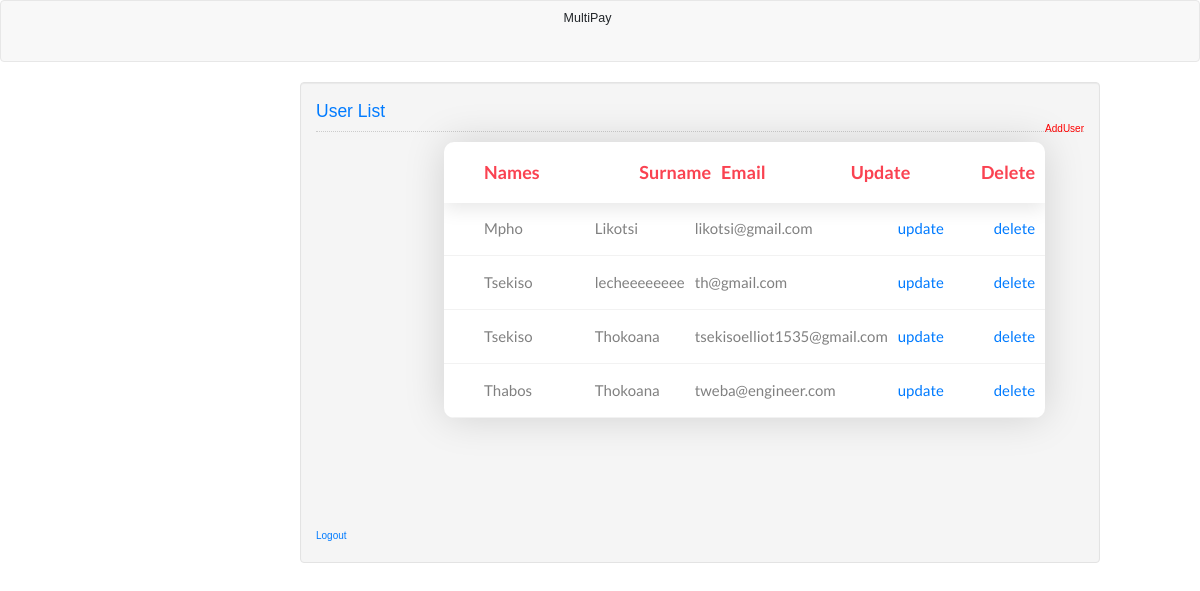
The page /viewUsers.php on the database its author committed.
### tables this page shows
CREATE TABLE `users` (
  `name` text NOT NULL,
  `lastname` text NOT NULL,
  `email` varchar(30) NOT NULL,
  `password` varchar(30) NOT NULL
);

### viewUsers.php (the view, shortened to what this page needs)
<?php
	require_once 'conn.php';
?>
<!DOCTYPE html>
<html lang="en">
	<head>
		<link rel="stylesheet" type="text/css" href="css/bootstrap.css"/>
        <link rel="stylesheet" type="text/css" href="vendor/bootstrap/css/bootstrap.min.css">
        <link rel="stylesheet" type="text/css" href="fonts/fonts/font-awesome-4.7.0/css/font-awesome.min.css">
        <link rel="stylesheet" type="text/css" href="vendor/animate/animate.css">
        <link rel="stylesheet" type="text/css" href="vendor/select2/select2.min.css">
        <link rel="stylesheet" type="text/css" href="vendor/perfect-scrollbar/perfect-scrollbar.css">
        <link rel="stylesheet" type="text/css" href="css/css/util.css">
	    <link rel="stylesheet" type="text/css" href="css/css/main.css">
	</head>
<body>
	<nav class="navbar navbar-default">
		<div class="container-fluid">
			<a class="navbar-brand" >MultiPay</a>
		</div>
	</nav>
	<div class="col-md-3"></div>
	<div class="col-md-8 well">
		<h3 class="text-primary">User List</h3>
        <a href="userForm.php" style="color:red; float:right; margin-bottom: 25px;">AddUser</a>
		<hr style="border-top:1px dotted #ccc;"/>
		<div class="col-md-2"></div>
        <div class="table100 ver2 m-b-110">
            <div class="table100-head">
                <table>
                    <thead>
                        <tr class="row100 head">
                            <th class="cell100 column1">Names</th>
                            <th class="cell100 column2">Surname</th>
                            <th class="cell100 column3">Email</th>
                            <th class="cell100 column3">Update</th>
                            <th class="cell100 column3">Delete</th>
                        </tr>
                    </thead>
                </table>
            </div>
            <div class="table100-body js-pscroll">
                <table>
                    <tbody>
                        <?php
                        try {
                            $conn->setAttribute(PDO::ATTR_ERRMODE, PDO::ERRMODE_EXCEPTION);
                            $stmt = $conn->query("SELECT * FROM users")->fetchAll();
                            foreach ($stmt as $row) {
                        ?>
                        <tr class="row100 body">
                            <td class="cell100 column1"><?php echo $row['name']; ?></td>
                            <td class="cell100 column2"><?php echo $row['lastname']; ?></td>
                            <td class="cell100 column3"><?php echo $row['email']; ?></td>
                            <td class="cell100 column3">
                                <a href="updateProfile.php?lastname=<?php echo $row['lastname']; ?>&email=<?php echo $row['email']; ?>&name=<?php echo $row['name']; ?>">update</a>
                            </td>
                            <td>
                                <a href="deleteUser.php?email=<?php echo $row['email']; ?>&name=<?php echo $row['name']; ?>">delete</a>
                            </td>
                        </tr>
                        <?php
							}
						}
						catch(PDOException $e){
							echo $e . "<br>" . $e->getMessage();
						}
					?>
                    </tbody>
                </table>
            </div>
        </div>
        <a href="logout.php">Logout</a>
    </div>
</body>
</html>

### css/css/main.css (style rules this page uses)
* { margin: 0px; padding: 0px; box-sizing: border-box; }
body, html { height: 100%; font-family: sans-serif; }
a { margin: 0px; transition: all 0.4s; -webkit-transition: all 0.4s; -o-transition: all 0.4s; -moz-transition: all 0.4s; }
h1,h2,h3,h4,h5,h6 { margin: 0px; }
.js-pscroll { position: relative; overflow: hidden; }
.table100 { background-color: #fff; }
table { width: 100%; }
th, td { font-weight: unset; padding-right: 10px; }
.column1 { width: 33%; padding-left: 40px; }
.column2 { width: 13%; }
.column3 { width: 22%; }
.table100-head th { padding-top: 18px; padding-bottom: 18px; }
.table100-body td { padding-top: 16px; padding-bottom: 16px; }
.table100 { position: relative; padding-top: 60px; }
.table100-head { position: absolute; width: 100%; top: 0; left: 0; }
.table100-body { max-height: 585px; overflow: auto; }
.table100.ver2 .table100-head { box-shadow: 0 5px 20px 0px rgba(0, 0, 0, 0.1); -moz-box-shadow: 0 5px 20px 0px rgba(0, 0, 0, 0.1); -webkit-box-shadow: 0 5px 20px 0px rgba(0, 0, 0, 0.1); -o-box-shadow: 0 5px 20px 0px rgba(0, 0, 0, 0.1); -ms-box-shadow: 0 5px 20px 0px rgba(0, 0, 0, 0.1); }
.table100.ver2 th { font-family: Lato-Bold; font-size: 18px; color: #fa4251; line-height: 1.4; background-color: transparent; }
.table100.ver2 td { font-family: Lato-Regular; font-size: 15px; color: #808080; line-height: 1.4; }
.table100.ver2 .table100-body tr { border-bottom: 1px solid #f2f2f2; }
.table100.ver2 { border-radius: 10px; overflow: hidden; box-shadow: 0 0px 40px 0px rgba(0, 0, 0, 0.15); -moz-box-shadow: 0 0px 40px 0px rgba(0, 0, 0, 0.15); -webkit-box-shadow: 0 0px 40px 0px rgba(0, 0, 0, 0.15); -o-box-shadow: 0 0px 40px 0px rgba(0, 0, 0, 0.15); -ms-box-shadow: 0 0px 40px 0px rgba(0, 0, 0, 0.15); }

### rows shown on the page
users: name "Mpho", lastname "Likotsi", email "likotsi@gmail.com"
users: name "Tsekiso", lastname "lecheeeeeeee", email "th@gmail.com"
users: name "Tsekiso", lastname "Thokoana", email "tsekisoelliot1535@gmail.com"
users: name "Thabos", lastname "Thokoana", email "tweba@engineer.com"
